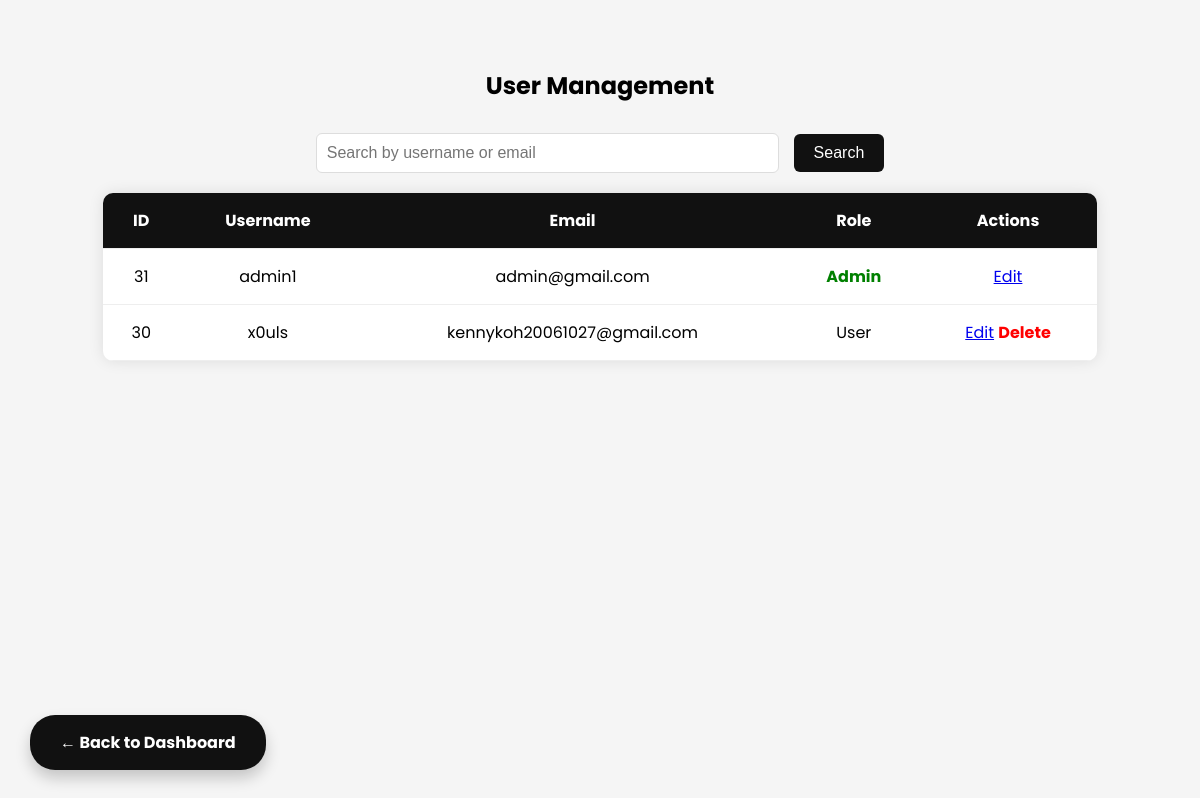
Page /admin/user_manage.php (signed in) on the committed database.
### tables this page shows
CREATE TABLE `users` (
  `id` int(11) NOT NULL,
  `username` varchar(100) NOT NULL,
  `email` varchar(255) NOT NULL,
  `password` varchar(255) NOT NULL,
  `created_at` timestamp NOT NULL DEFAULT current_timestamp(),
  `is_admin` tinyint(1) DEFAULT 0,
  `profile_picture` varchar(100) DEFAULT NULL,
  `failed_attempts` int(11) DEFAULT 0,
  `last_attempt_time` datetime DEFAULT NULL
);

### admin/user_manage.php (the view, shortened to what this page needs)
<?php
include '../db.php';
$search = isset($_GET['search']) ? trim($_GET['search']) : '';
try {
    if (!empty($search)) {
        $searchTerm = '%' . $search . '%';
        $stmt = $pdo->prepare("SELECT id, username, email, is_admin FROM users
                             WHERE username LIKE ? OR email LIKE ?
                             ORDER BY username ASC");
        $stmt->execute([$searchTerm, $searchTerm]);
    } else {
        $stmt = $pdo->query("SELECT id, username, email, is_admin FROM users ORDER BY username ASC");
    }
    $users = $stmt->fetchAll(PDO::FETCH_ASSOC);
} catch (PDOException $e) {
    $message = "Database error: " . $e->getMessage();
    $message_type = "error";
}
?>
<!DOCTYPE html>
<html lang="en">
<head>
</head>
<body>
    <h2>User Management</h2>
    <div class="search-container">
        <form method="GET" action="user_manage.php">
            <input type="text" name="search" placeholder="Search by username or email"
                value="<?php echo isset($_GET['search']) ? htmlspecialchars($_GET['search']) : ''; ?>">
            <button type="submit">Search</button>
        </form>
    </div>
    <table>
        <thead>
            <tr>
                <th>ID</th>
                <th>Username</th>
                <th>Email</th>
                <th>Role</th>
                <th>Actions</th>
            </tr>
        </thead>
        <tbody>
            <?php if (!empty($users)): ?>
                <?php foreach ($users as $user): ?>
                    <tr>
                        <td><?php echo htmlspecialchars($user['id']); ?></td>
                        <td><?php echo htmlspecialchars($user['username']); ?></td>
                        <td><?php echo htmlspecialchars($user['email']); ?></td>
                        <td>
                            <?php echo $user['is_admin'] ? '<span class="admin-label">Admin</span>' : 'User'; ?>
                        </td>
                        <td>
                            <a href="edit_user.php?id=<?php echo $user['id']; ?>">Edit</a>
                            <?php if ($user['id'] != $_SESSION['user_id']): ?>
                                <form class="inline-form" action="user_manage.php" method="POST">
                                    <button type="submit" class="delete-button"
                                        onclick="return confirm('Are you sure you want to delete this user and all their data?');">
                                        Delete
                                    </button>
                                </form>
                            <?php endif; ?>
                        </td>
                    </tr>
                <?php endforeach; ?>
            <?php else: ?>
                <tr>
                    <td colspan="5">No users found matching your search criteria.</td>
                </tr>
            <?php endif; ?>
        </tbody>
    </table>
    <a href="admin_dashboard.php" class="floating-return">← Back to Dashboard</a>
</body>
</html>

### admin/user_manage.php (style rules this page uses)
body { font-family: 'Poppins', sans-serif; background-color: #f5f5f5; padding: 40px; }
h2 { text-align: center; margin-bottom: 30px; }
table { width: 90%; margin: auto; border-collapse: collapse; background-color: white; border-radius: 10px; overflow: hidden; box-shadow: 0 0 15px rgba(0, 0, 0, 0.1); }
th, td { padding: 15px; text-align: center; border-bottom: 1px solid #eee; }
th { background-color: #111; color: white; }
.admin-label { font-weight: bold; color: green; }
.search-container { text-align: center; margin-bottom: 20px; }
.search-container input { padding: 10px; font-size: 16px; width: 40%; margin-right: 10px; border-radius: 6px; border: 1px solid #ddd; }
.search-container button { padding: 10px 20px; font-size: 16px; background-color: #111; color: white; border-radius: 6px; border: none; }
.delete-button { background: none; border: none; color: red; font-weight: bold; cursor: pointer; padding: 0; font-size: inherit; font-family: inherit; }
.floating-return { position: fixed; bottom: 30px; left: 30px; background: #111; color: white; padding: 15px 30px; border-radius: 25px; font-size: 16px; font-weight: bold; text-decoration: none; box-shadow: 0 8px 15px rgba(0, 0, 0, 0.2); transition: background-color 0.3s ease; }
form.inline-form { display: inline; }

### rows in the picture
users: id "31", username "admin1", email "admin@gmail.com", is_admin "Admin"
users: id "30", username "x0uls", email "kennykoh20061027@gmail.com", is_admin "User"
